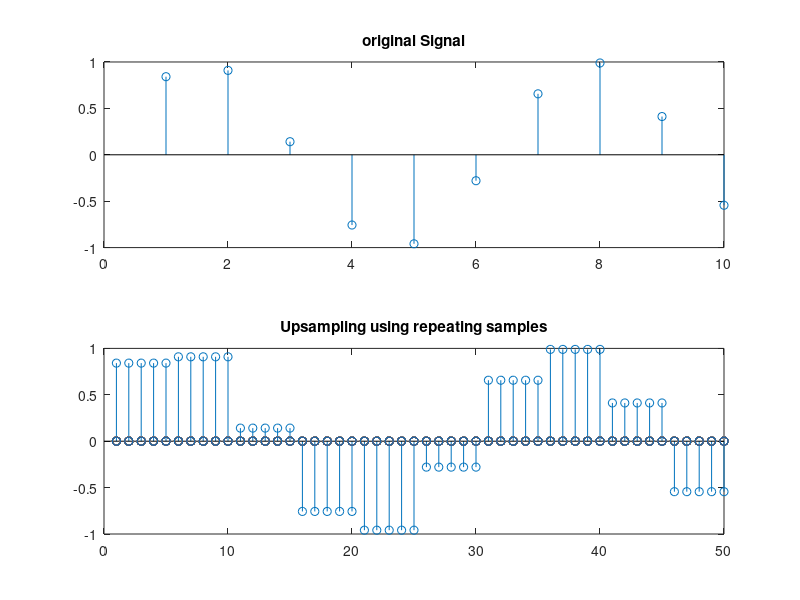

MATLAB code for this plot:
clc;
i = 1:10;
lowSampleSig = sin(i);
UpSample = 5; % 5 times Upsampling
UpSampleSig = zeros(length(lowSampleSig)*UpSample);
% UpSampleSig = interp(lowSampleSig,UpSample) inbuilt adds zeros
for i = 1:length(lowSampleSig)
    for j = 1:UpSample
        UpSampleSig((UpSample*i) + j-UpSample) = lowSampleSig(i);
    end
end

subplot(211)
stem(lowSampleSig)
title('original Signal');
subplot(212)
stem(UpSampleSig)
title('Upsampling using repeating samples')
        
